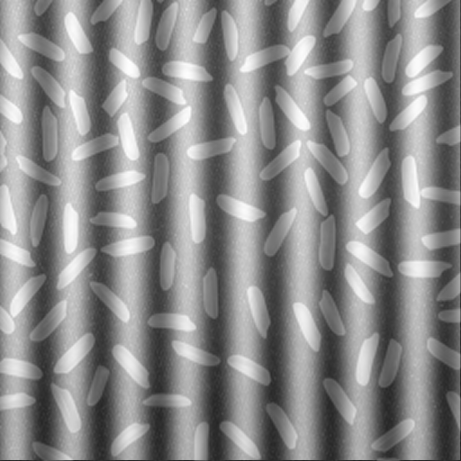
#> input picture Proj1.2/3.png, 461 x 461 px
$ python opencv1.py
#> lines starting #> are read from the running program, lines starting #| are printed output that depends on the picture; after the words box and inside, x2 and y2 are one past the last pixel; in counts of white or black regions, pixels touching at a corner belong together
import cv2
import numpy as np
from scipy.ndimage import uniform_filter

#  Đọc ảnh grayscale
img = cv2.imread('Proj1.2//3.png', cv2.IMREAD_GRAYSCALE)
#> img is the input picture: shape (461, 461); min 37, max 255, mean 140.2
h, w = img.shape
#> h = 461; w = 461

#  FFT 2D
f = np.fft.fft2(img)
fshift = np.fft.fftshift(f)

#  Lấy magnitude, log và chuẩn hóa
magnitude_spectrum = np.log(np.abs(fshift) + 1)
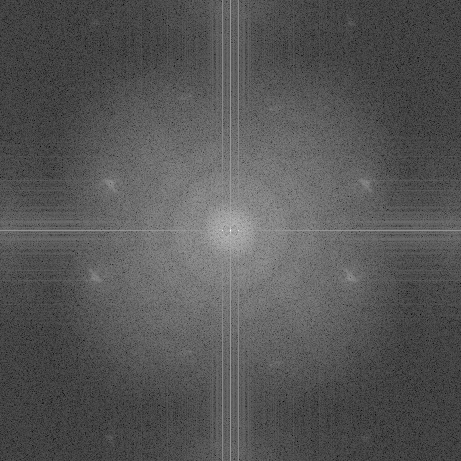
#> magnitude_spectrum: shape (461, 461) float64; min 0.612, max 17.21, mean 6.24; drawn with min black and max white
magnitude_log = cv2.normalize(magnitude_spectrum, None, 0, 255, cv2.NORM_MINMAX).astype(np.uint8)

#  Tạo mask ứng cử viên nhiễu
size_filter = 2
k = 2*size_filter + 1
local_mean = uniform_filter(magnitude_log.astype(np.float32), size=k)
diff = magnitude_log.astype(np.float32) - local_mean
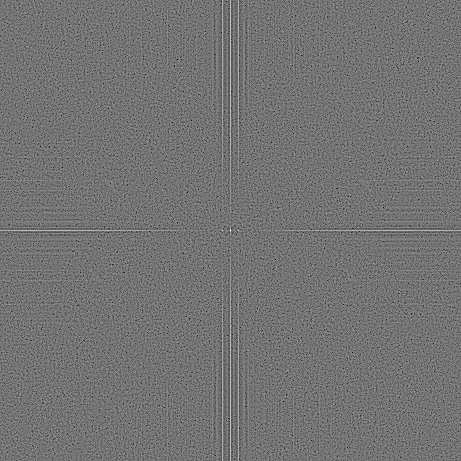
#> diff: shape (461, 461) float32; min -68.88, max 83.2, mean 0; drawn with min black and max white

center_row, center_col = h//2, w//2
#> center_row = 230; center_col = 230
diff[center_row, center_col] = 0
#> diff: shape (461, 461) float32; under 0.01% of pixels changed, all inside (x1, y1, x2, y2) = (230, 230, 231, 231)

threshold = 50
mask_candidates = diff > threshold
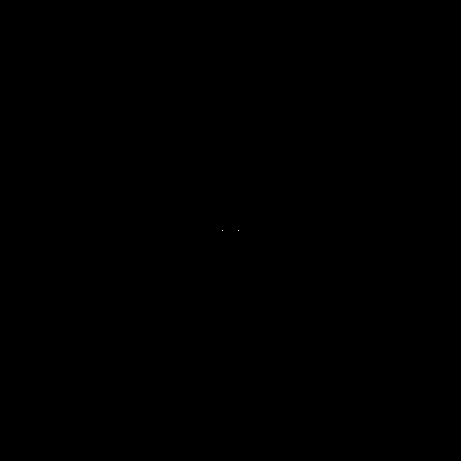
#> mask_candidates: shape (461, 461) bool; 0% white in thin lines or dots, all inside (x1, y1, x2, y2) = (222, 230, 239, 231)

#  Tạo notch filter
mask = np.ones((h, w), np.uint8)
mask[mask_candidates] = 0
coords = np.argwhere(mask_candidates)
#> coords = [[230, 222], [230, 238]]
for r, c in coords:
    mask[2*center_row - r, 2*center_col - c] = 0
#> this loop made 2 passes

#  Áp dụng mask
fshift_filtered = fshift * mask


#  Magnitude log sau khi lọc
magnitude_filtered = np.log(np.abs(fshift_filtered) + 1)
magnitude_filtered_log = cv2.normalize(magnitude_filtered, None, 0, 255, cv2.NORM_MINMAX).astype(np.uint8)

# Chuyển về ảnh 2D
f_ishift = np.fft.ifftshift(fshift_filtered)
img_filtered = np.fft.ifft2(f_ishift)
img_filtered = np.abs(img_filtered).astype(np.uint8)


# ----------------------
#  Gaussian blur 5x5 làm mịn ảnh
blur = cv2.GaussianBlur(img_filtered, (5,5), 0)

#  Padding tránh lỗi ở rìa ảnh
pad_size = 5
blur_padded = cv2.copyMakeBorder(blur, pad_size, pad_size, pad_size, pad_size, cv2.BORDER_REFLECT)

#  CLAHE cân bằng histogram
clipLimit = 5
tileGridSize = (w//50, h//50)
#> tileGridSize = (9, 9)
clahe = cv2.createCLAHE(clipLimit=clipLimit, tileGridSize=tileGridSize)
clahe_img = clahe.apply(blur_padded)
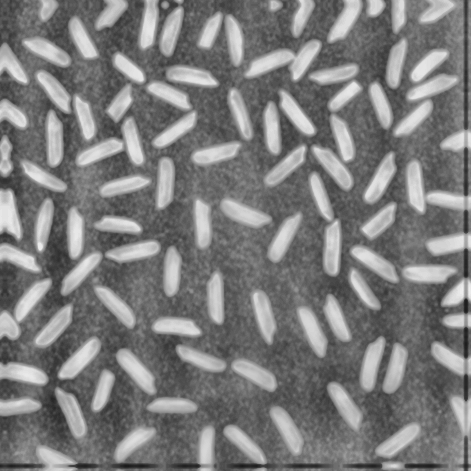
#> clahe_img: shape (471, 471); min 27, max 238, mean 124.2

#  Adaptive Threshold (Gaussian) nhị aphn ảnh
binary = cv2.adaptiveThreshold(
    clahe_img, 255,
    cv2.ADAPTIVE_THRESH_GAUSSIAN_C,
    cv2.THRESH_BINARY,
    55,
    -22
)
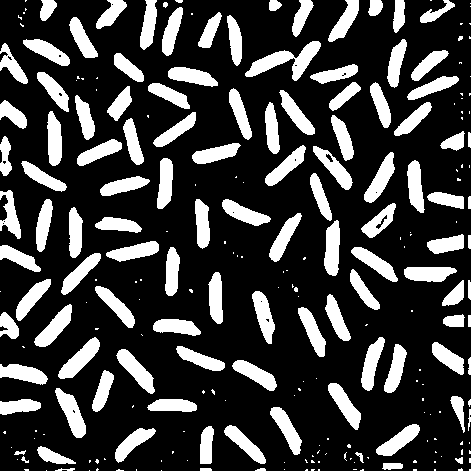
#> binary: shape (471, 471); 24% white; 250 white regions (136 under 20 px), largest, box (x1, y1, x2, y2) and area: (245, 41, 321, 81) 1111, (58, 337, 100, 379) 726, (55, 388, 86, 438) 725
binary = binary[pad_size:pad_size+h, pad_size:pad_size+w]  # cắt lại ảnh ban đầu
#> binary: shape (461, 461); 24.2% white; 207 white regions (104 under 20 px), largest, box (x1, y1, x2, y2) and area: (240, 36, 316, 76) 1111, (53, 332, 95, 374) 726, (50, 383, 81, 433) 725

#  Close Morphological
kernel = cv2.getStructuringElement(cv2.MORPH_ELLIPSE, (3,3))
binary_closed = cv2.morphologyEx(binary, cv2.MORPH_CLOSE, kernel, iterations=2)
#> binary_closed: shape (461, 461); 24.4% white; 202 white regions (100 under 20 px), largest, box (x1, y1, x2, y2) and area: (305, 168, 335, 271) 1166, (240, 36, 316, 76) 1121, (53, 332, 95, 374) 729

#  Erosion
binary_eroded = cv2.erode(binary_closed, kernel, iterations=1)
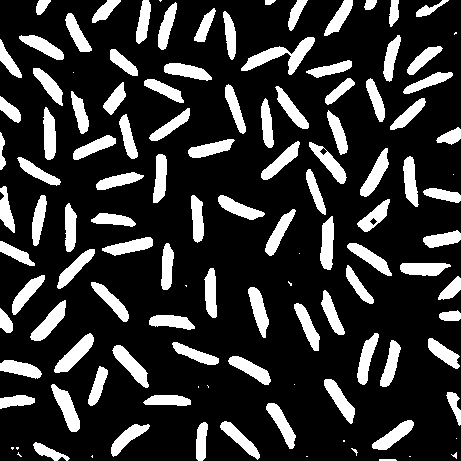
#> binary_eroded: shape (461, 461); 19.9% white; 119 white regions (20 under 20 px)

# : Tìm contours và lọc theo diện tích
contours, _ = cv2.findContours(binary_eroded, cv2.RETR_EXTERNAL, cv2.CHAIN_APPROX_SIMPLE)
#> contours = 119 contours, 21 with area under 20; largest, box (x1, y1, x2, y2) and area: (241, 37, 315, 75) 836, (54, 333, 94, 373) 583, (51, 384, 80, 432) 562, (112, 345, 149, 388) 562, (30, 300, 66, 341) 544
areas = [cv2.contourArea(c) for c in contours]
#> areas = 119 values, max 835.5 at index 101, min 0 at index 1, mean 318
if areas:
    max_area = max(areas)
#> max_area = 835.5
    filtered_contours = [c for c, a in zip(contours, areas) if a >= 0.08*max_area]
#> filtered_contours = 97 contours; largest, box (x1, y1, x2, y2) and area: (241, 37, 315, 75) 836, (54, 333, 94, 373) 583, (51, 384, 80, 432) 562, (112, 345, 149, 388) 562, (30, 300, 66, 341) 544
else:
    filtered_contours = []

#Đếm số hạt gạo
num_rice = len(filtered_contours)
#> num_rice = 97
print("Số hạt gạo:", num_rice)
#| Số hạt gạo: 97

#  Hiển thị kết quả
result = cv2.cvtColor(img_filtered, cv2.COLOR_GRAY2BGR)
cv2.drawContours(result, filtered_contours, -1, (0,0,255), 1)
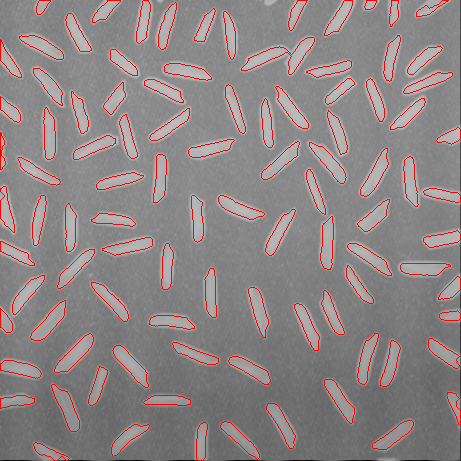
#> result: shape (461, 461, 3); mean B, G, R 132.7, 132.7, 143.1
#  Hiển thị ảnh miền tần số trước và sau lọc

cv2.imshow('Filtered', img_filtered)
cv2.imshow('Orginal', img)
cv2.imshow('Magnitude Log Before Filtering', magnitude_log)
cv2.imshow('Magnitude Log After Filtering', magnitude_filtered_log)
cv2.imshow('draw', result)
cv2.waitKey(0)
cv2.destroyAllWindows()

$ run again, with Proj1.2/1.png copied over Proj1.2/3.png
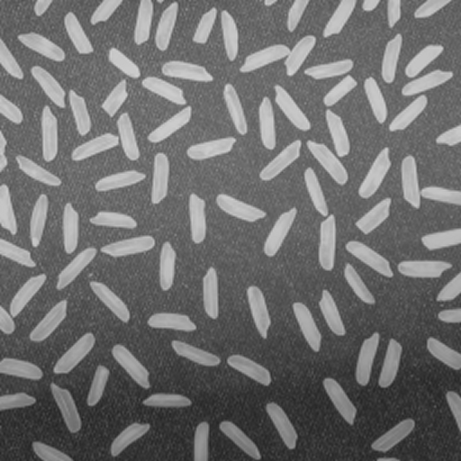
#> input picture Proj1.2/1.png, 461 x 461 px
#> img is the input picture: shape (461, 461); min 34, max 211, mean 110.8
#> `diff[center_row, center_col] = 0`:
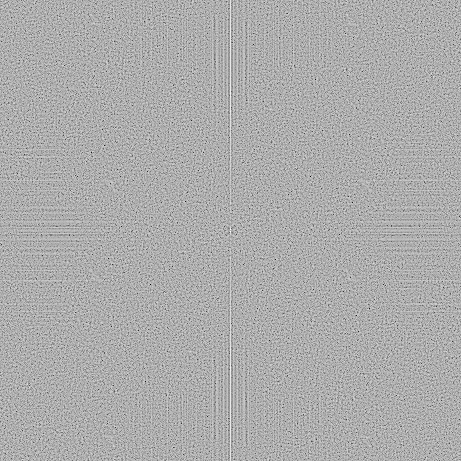
#> diff: shape (461, 461) float32; min -84.84, max 40.16, mean 0; drawn with min black and max white
#> mask_candidates: shape (461, 461) bool; every value is 0
#> coords = empty array
#> binary_closed: shape (461, 461); 27.6% white; 473 white regions (335 under 20 px), largest, box (x1, y1, x2, y2) and area: (304, 168, 335, 271) 1223, (239, 35, 316, 76) 1188, (402, 154, 461, 209) 1126
#> binary_eroded: shape (461, 461); 22.1% white; 247 white regions (145 under 20 px)
#> contours = 247 contours, 150 with area under 20; largest, box (x1, y1, x2, y2) and area: (240, 36, 315, 75) 898, (305, 169, 334, 270) 892, (0, 274, 46, 333) 668, (51, 383, 81, 436) 646, (112, 345, 150, 389) 616
#> areas = 247 values, max 898.5 at index 212, min 0 at index 0, mean 169.6
#> max_area = 898.5
#> filtered_contours = 95 contours; largest, box (x1, y1, x2, y2) and area: (240, 36, 315, 75) 898, (305, 169, 334, 270) 892, (0, 274, 46, 333) 668, (51, 383, 81, 436) 646, (112, 345, 150, 389) 616
#> num_rice = 95
#| Số hạt gạo: 95
#> `cv2.drawContours(result, filtered_contours, -1, (0,0,255), 1)`:
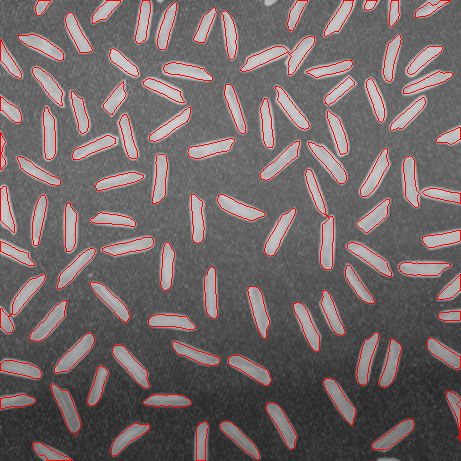
#> result: shape (461, 461, 3); mean B, G, R 103, 103, 113.9
